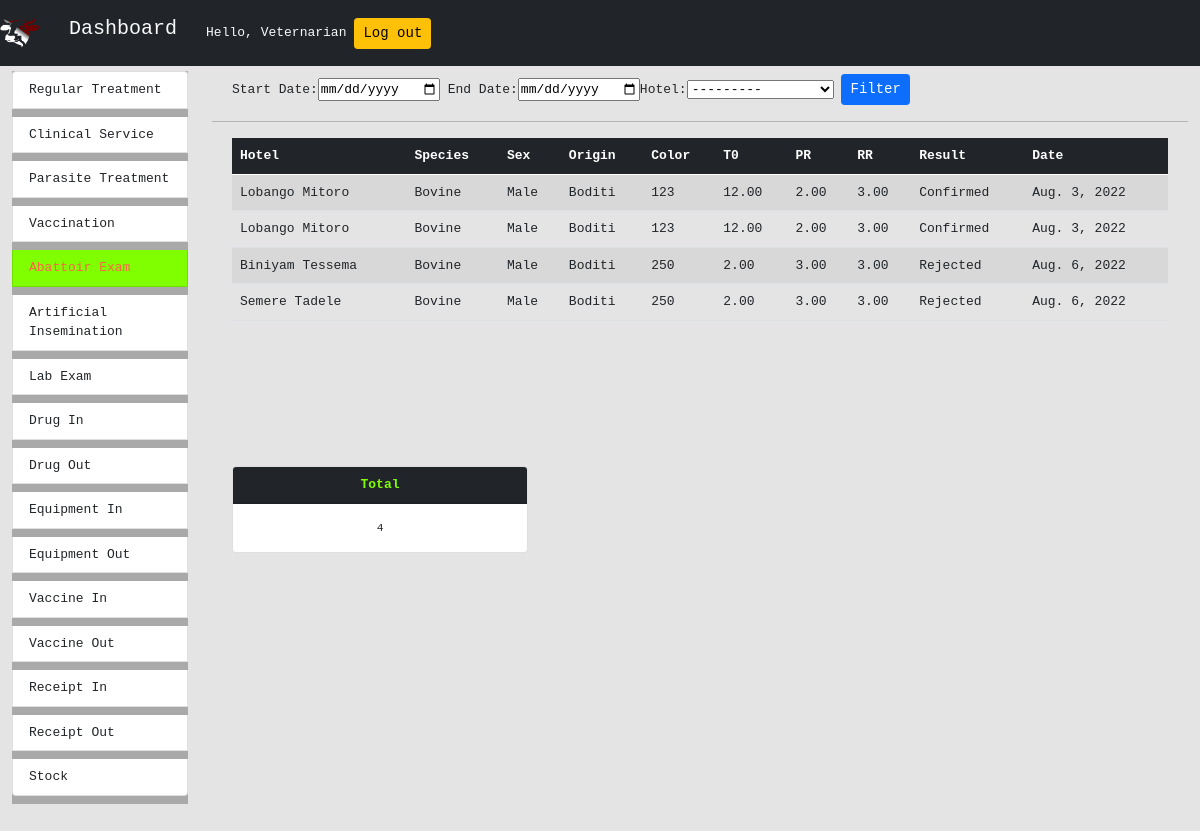
The page /dashboard/abattoir_exam_summary/ (signed in) on the database as committed earlier.
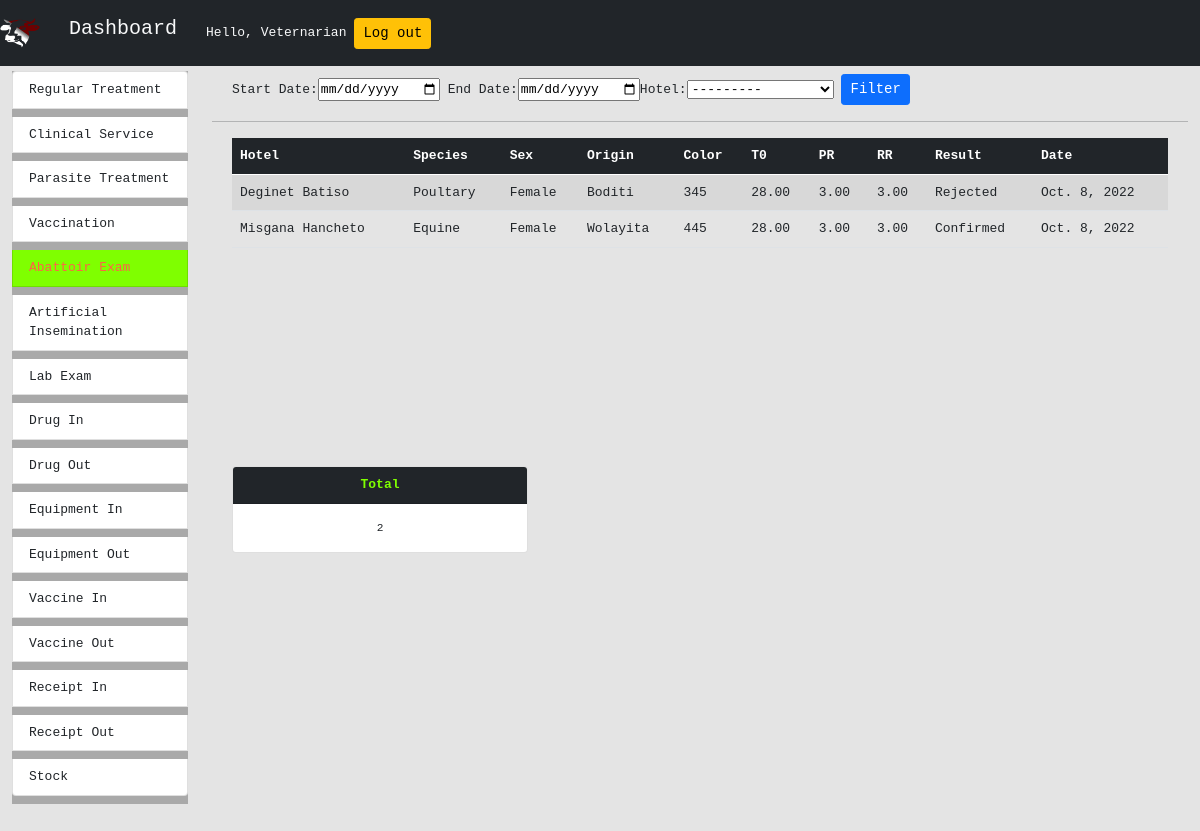
The same page on the database as committed later.
### abattoir_exam/models.py (models this page shows, shortened)
class AbattoirExam(models.Model):
    hotel = models.ForeignKey(Hotel,on_delete=models.CASCADE,null=False)
    species = models.ForeignKey(Species,on_delete=models.PROTECT,null=False)
    sex = models.CharField(max_length=10,choices=SEX_CHOICES,null=False)
    origin = models.ForeignKey(Origin,on_delete=models.PROTECT,null=False)
    color = models.ForeignKey(Color,on_delete=models.PROTECT,null=False)
    body_weight = models.PositiveIntegerField(null=False)
    t0 = models.DecimalField(verbose_name="T0", max_digits=5,
                             decimal_places=2,null=False)
    pr = models.DecimalField(verbose_name="PR", max_digits=5,
                             decimal_places=2,null=False)
    rr = models.DecimalField(verbose_name="RR", max_digits=5,
                             decimal_places=2,null=False)
    date = models.DateField(auto_now=False,auto_now_add=True)
    result = models.CharField(max_length=100,choices=RESULT_CHOICES,null=False)

class Hotel(models.Model):
    hotel_name = models.CharField(max_length=100,null=False)
    hotel_code = models.IntegerField(primary_key=True,null=False)
    def __str__(self) -> str:
        return self.hotel_name

class Origin(models.Model):
    origin = models.CharField(max_length=100,null=False)

### registernewuser/models.py (models this page shows, shortened)
class Species(models.Model):
    species_type = models.CharField(max_length=100)

### dashboard/views.py (the view, shortened to what this page needs)
# urls.py: path('abattoir_exam_summary/',AbattoirExamSummary.as_view(),name="abattoir_exam_summary"),
class AbattoirExamSummary(LoginRequiredMixin, View):
    login_url = "/"
    templateUrl = "dashboard/abattoir_exam_summary.html"
    dateForm = DateRangeFrom()
    hotelForm = HotelSelectForm()
    def get(self, request):
        abattoir_exam_ojb = AbattoirExam.objects.all()
        total = abattoir_exam_ojb.count()
        context = {
            "abattoir_exam": abattoir_exam_ojb,
            "dateForm": self.dateForm,
            "hotelForm": self.hotelForm,
            "total": total,
        }
        return render(request, self.templateUrl, context)

### dashboard/forms.py
class DateRangeFrom(forms.Form):
    start_date = forms.DateField(label='Start Date',widget=forms.DateInput(attrs={'type':'date',
                                    'id':'start_date'}))
    end_date = forms.DateField(label='End Date',widget=forms.DateInput(attrs={'type':'date',
                                    'id':'end_date'}))

class HotelSelectForm(forms.ModelForm):
    class Meta:
        model = AbattoirExam
        fields = ["hotel"]
        widgets = {
            'hotel' : forms.Select(attrs={'id':'hotel'})
         }

### dashboard/templates/dashboard/abattoir_exam_summary.html (shortened to what this page needs)
{% extends 'dashboard/main.html' %}
{% load static %} {% block title %} Dashboard {%endblock title %}
 {% block content %}
<div class="row m-2">
	<form action="" method="POST">
		{%csrf_token%} {{dateForm}}{{hotelForm}}
		<input type="submit" value="Filter" class="btn btn-sm btn-primary" />
	</form>
</div>
<hr />
<div class="row overflow-auto m-2" id="summary">
	<div class="col-md-12">
		<table class="table table-striped">
			<thead>
				<tr class="table-dark">
					<th scope="col">Hotel</th>
					<th scope="col">Species</th>
					<th scope="col">Sex</th>
					<th scope="col">Origin</th>
					<th scope="col">Color</th>
					<th scope="col">T0</th>
					<th scope="col">PR</th>
					<th scope="col">RR</th>
					<th scope="col">Result</th>
					<th scope="col">Date</th>
				</tr>
			</thead>
			{% for row in abattoir_exam %}
			<tr>
				<td>{{row.hotel.hotel_name}}</td>
				<td>{{row.species.species_type}}</td>
				<td>{{row.sex}}</td>
				<td>{{row.origin.origin}}</td>
				<td>{{row.body_weight}}</td>
				<td>{{row.t0}}</td>
				<td>{{row.pr}}</td>
				<td>{{row.rr}}</td>
				<td>{{row.result}}</td>
				<td>{{row.date}}</td>
			</tr>
			{% endfor %}
		</table>
	</div>
</div>
<div class="row overflow-auto m-2" id="summary-additional">
	<div class="col-md-4 col-sm-12">
		<div class="card">
			<div class="card-header bg-dark">
				Total
			</div>
			<div class="card-body">
				<p class="card-text">{{total}}</p>
			</div>
		</div>
	</div>
	{% endblock content %}

### dashboard/templates/dashboard/main.html (shortened to what this page needs)
<!DOCTYPE html>
<html lang="en">
	<head>
		{%load static %} {% block imports%} {%endblock imports%}
		<link
			rel="stylesheet"
			type="text/css"
			href="{% static 'dashboard/style.css'%}"
		/>
		<link
			rel="stylesheet"
			href="{% static 'registernewuser/bootstrap-5.0.0/css/bootstrap.css'%}"
		/>
	</head>
	<body id="body">
		{%include 'dashboard/navbar.html'%}
		<div class="container-fluid">
			<div class="row">
				<div class="col-md-2">{%include 'dashboard/sidebar.html'%}</div>
				<div class="col-md-10">{% block content %} {% endblock content %}</div>
			</div>
		</div>
	</body>
</html>

### dashboard/templates/dashboard/navbar.html (shortened to what this page needs)
  {% load static %}
  <nav class="navbar navbar-expand-lg navbar-dark bg-dark">
      <img src="{% static 'home/cattle_logo_2.png' %}" width="40" height="40" class="d-inline-block align-top navbar-brand" alt="">
      <a href="{%url 'dashboard:index'%}""><h1 class="navbar-brand text-light btn" id="dashboard-home">Dashboard</h1></a>
    <span id="username" class="m2 text-md text-light">Hello, {{request.user}}</span>
    <span id="logout">
      <a href="{% url 'home:logout' %}">
        <button class="btn btn-sm btn-warning m-2">Log out</button>
      </a>
    </span>
  </nav>

### dashboard/templates/dashboard/sidebar.html
{% load static %}
<div id="sidebar-wrapper">
	<ul class="list-group m-0 p-0">
		<a
			href="{% url 'dashboard:regular_treatment_summary' %}"
			class="list-group-item mb-2"
			id="sidebar-regular-treatment-summary"
		>
			Regular Treatment
		</a>
		<a
			href="{% url 'dashboard:clinical_service_summary' %}"
			class="list-group-item mb-2"
			id="sidebar-clinical-service-summary"
			>Clinical Service</a
		>
		<a
			href="{% url 'dashboard:parasite_treatment_summary' %}"
			class="list-group-item mb-2"
			id="sidebar-parasite-treatment-summary"
			>Parasite Treatment</a
		>
		<a
			href="{% url 'dashboard:vaccination_summary' %}"
			class="list-group-item mb-2"
			id="sidebar-vaccination-summary"
			>Vaccination</a
		>
		<a
			href="{% url 'dashboard:abattoir_exam_summary' %}"
			class="list-group-item mb-2"
			id="sidebar-abattoir-exam-summary"
			>Abattoir Exam</a
		>
		<a
			href="{% url 'dashboard:artificial_insemination_summary' %}"
			class="list-group-item mb-2"
			id="sidebar-ai-summary"
			>Artificial Insemination</a
		>
		<a
			href="{% url 'dashboard:lab_exam_summary' %}"
			class="list-group-item mb-2"
			id="sidebar-lab-exam-summary"
			>Lab Exam</a
		>
		<a
			href="{% url 'dashboard:drug_in_summary' %}"
			class="list-group-item mb-2"
			id="sidebar-drugin-summary"
			>Drug In</a
		>
		<a
			href="{% url 'dashboard:drug_out_summary' %}"
			class="list-group-item mb-2"
			id="sidebar-drugout-summary"
			>Drug Out</a
		>
		<a
			href="{% url 'dashboard:equipment_in_summary' %}"
			class="list-group-item mb-2"
			id="sidebar-equipmentin-summary"
			>Equipment In</a
		>
		<a
			href="{% url 'dashboard:equipment_out_summary' %}"
			class="list-group-item mb-2"
			id="sidebar-equipmentout-summary"
			>Equipment Out</a
		>
		<a
			href="{% url 'dashboard:vaccine_in_summary' %}"
			class="list-group-item mb-2"
			id="sidebar-vaccinein-summary"
			>Vaccine In</a
		>
		<a
			href="{% url 'dashboard:vaccine_out_summary' %}"
			class="list-group-item mb-2"
			id="sidebar-vaccineout-summary"
			>Vaccine Out</a
		>
		<a
			href="{% url 'dashboard:receipt_in_summary' %}"
			class="list-group-item mb-2"
			id="sidebar-receiptin-summary"
			>Receipt In</a
		>
		<a
			href="{% url 'dashboard:receipt_out_summary' %}"
			class="list-group-item mb-2"
			id="sidebar-receiptout-summary"
			>Receipt Out</a
		>
		<a
			href="{% url 'dashboard:stock_summary' %}"
			class="list-group-item mb-2"
			id="sidebar-stock-summary"
			>Stock</a
		>
	</ul>
</div>

### dashboard/static/dashboard/style.css (style rules this page uses)
#body { background-color: rgb(228, 228, 228); margin: 0; padding: 0; font-family: monospace; font-size: medium; height: 100%; width: 100%; }
#sidebar-wrapper { padding: 0px; margin-top: 5px; width: fit-content; font-family: monospace; height: wrap-content; background-color: darkgrey; }
#summary { height: 40vh; }
#summary-additional { height: 60vh; }
thead th { position: sticky; top: 0; z-index: 1; }
.card { height: fit-content; }
.card-body { text-align: center; font-size: 0.7rem; font-family: monospace; }
.card-header { font-size: medium; font-family: monospace; font-weight: bold; text-align: center; color: chartreuse; }

### dashboard/templates/dashboard/abattoir_exam_summary.html (style rules this page uses)
#sidebar-abattoir-exam-summary { background-color: chartreuse; color: tomato; }

### dashboard/templates/dashboard/navbar.html (style rules this page uses)
.navbar-brand { font-family: monospace; }

Rows that differ between the two databases and show on the page:
removed AbattoirExam: hotel.hotel_name "Lobango Mitoro", species.species_type "Bovine", sex "Male", origin.origin "Boditi", body_weight "123", t0 "12.00", pr "2.00", rr "3.00", result "Confirmed", date "Aug. 3, 2022"
removed AbattoirExam: hotel.hotel_name "Lobango Mitoro", species.species_type "Bovine", sex "Male", origin.origin "Boditi", body_weight "123", t0 "12.00", pr "2.00", rr "3.00", result "Confirmed", date "Aug. 3, 2022"
removed AbattoirExam: hotel.hotel_name "Biniyam Tessema", species.species_type "Bovine", sex "Male", origin.origin "Boditi", body_weight "250", t0 "2.00", pr "3.00", rr "3.00", result "Rejected", date "Aug. 6, 2022"
removed AbattoirExam: hotel.hotel_name "Semere Tadele", species.species_type "Bovine", sex "Male", origin.origin "Boditi", body_weight "250", t0 "2.00", pr "3.00", rr "3.00", result "Rejected", date "Aug. 6, 2022"
added AbattoirExam: hotel.hotel_name "Deginet Batiso", species.species_type "Poultary", sex "Female", origin.origin "Boditi", body_weight "345", t0 "28.00", pr "3.00", rr "3.00", result "Rejected", date "Oct. 8, 2022"
added AbattoirExam: hotel.hotel_name "Misgana Hancheto", species.species_type "Equine", sex "Female", origin.origin "Wolayita", body_weight "445", t0 "28.00", pr "3.00", rr "3.00", result "Confirmed", date "Oct. 8, 2022"
Other text that changed with them:
{{ total }}: "4" → "2"
